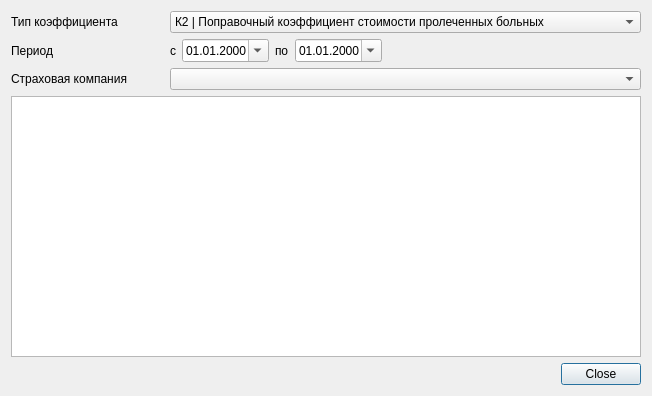
<?xml version="1.0" encoding="UTF-8"?>
<ui version="4.0">
 <class>PrikCoefTypeEditorDialog</class>
 <widget class="QDialog" name="PrikCoefTypeEditorDialog">
  <property name="geometry">
   <rect>
    <x>0</x>
    <y>0</y>
    <width>652</width>
    <height>396</height>
   </rect>
  </property>
  <property name="windowTitle">
   <string>Поправочные коэффициенты</string>
  </property>
  <property name="sizeGripEnabled">
   <bool>false</bool>
  </property>
  <layout class="QGridLayout" name="gridLayout">
   <item row="1" column="1" colspan="3">
    <layout class="QHBoxLayout" name="horizontalLayout">
     <item>
      <widget class="QLabel" name="lblPeriodFrom">
       <property name="text">
        <string>с</string>
       </property>
       <property name="buddy">
        <cstring>edtBegDate</cstring>
       </property>
      </widget>
     </item>
     <item>
      <widget class="CDateEdit" name="edtBegDate">
       <property name="enabled">
        <bool>true</bool>
       </property>
       <property name="sizePolicy">
        <sizepolicy hsizetype="Maximum" vsizetype="Fixed">
         <horstretch>0</horstretch>
         <verstretch>0</verstretch>
        </sizepolicy>
       </property>
       <property name="displayFormat">
        <string>dd.MM.yyyy</string>
       </property>
       <property name="calendarPopup">
        <bool>true</bool>
       </property>
      </widget>
     </item>
     <item>
      <widget class="QLabel" name="lblPeriodTo">
       <property name="text">
        <string>по</string>
       </property>
       <property name="buddy">
        <cstring>edtEndDate</cstring>
       </property>
      </widget>
     </item>
     <item>
      <widget class="CDateEdit" name="edtEndDate">
       <property name="enabled">
        <bool>true</bool>
       </property>
       <property name="sizePolicy">
        <sizepolicy hsizetype="Maximum" vsizetype="Fixed">
         <horstretch>0</horstretch>
         <verstretch>0</verstretch>
        </sizepolicy>
       </property>
       <property name="displayFormat">
        <string>dd.MM.yyyy</string>
       </property>
       <property name="calendarPopup">
        <bool>true</bool>
       </property>
      </widget>
     </item>
     <item>
      <spacer name="horizontalSpacer">
       <property name="orientation">
        <enum>Qt::Horizontal</enum>
       </property>
       <property name="sizeHint" stdset="0">
        <size>
         <width>40</width>
         <height>20</height>
        </size>
       </property>
      </spacer>
     </item>
    </layout>
   </item>
   <item row="2" column="1" colspan="3">
    <widget class="CInsurerComboBox" name="cmbInsurer">
     <property name="enabled">
      <bool>true</bool>
     </property>
    </widget>
   </item>
   <item row="0" column="1" colspan="3">
    <widget class="QComboBox" name="cmbCoefType">
     <property name="enabled">
      <bool>true</bool>
     </property>
     <property name="editable">
      <bool>false</bool>
     </property>
     <item>
      <property name="text">
       <string>К2 | Поправочный коэффициент стоимости пролеченных больных</string>
      </property>
     </item>
    </widget>
   </item>
   <item row="5" column="2" colspan="2">
    <widget class="QDialogButtonBox" name="buttonBox">
     <property name="standardButtons">
      <set>QDialogButtonBox::Close</set>
     </property>
    </widget>
   </item>
   <item row="3" column="0" colspan="4">
    <widget class="CInDocTableView" name="tblPrikCoefItem">
     <property name="enabled">
      <bool>true</bool>
     </property>
    </widget>
   </item>
   <item row="2" column="0">
    <widget class="QLabel" name="lblInsurer">
     <property name="text">
      <string>Страховая компания</string>
     </property>
     <property name="buddy">
      <cstring>cmbInsurer</cstring>
     </property>
    </widget>
   </item>
   <item row="1" column="0">
    <widget class="QLabel" name="lblPeriod">
     <property name="text">
      <string>Период</string>
     </property>
    </widget>
   </item>
   <item row="0" column="0">
    <widget class="QLabel" name="lblCoefType">
     <property name="text">
      <string>Тип коэффициента</string>
     </property>
     <property name="buddy">
      <cstring>cmbCoefType</cstring>
     </property>
    </widget>
   </item>
  </layout>
 </widget>
 <customwidgets>
  <customwidget>
   <class>CDateEdit</class>
   <extends>QDateEdit</extends>
   <header>library/DateEdit</header>
  </customwidget>
  <customwidget>
   <class>CInDocTableView</class>
   <extends>QTableView</extends>
   <header>library/InDocTable.h</header>
  </customwidget>
  <customwidget>
   <class>CInsurerComboBox</class>
   <extends>QComboBox</extends>
   <header>Orgs/OrgComboBox</header>
  </customwidget>
 </customwidgets>
 <resources/>
 <connections>
  <connection>
   <sender>buttonBox</sender>
   <signal>accepted()</signal>
   <receiver>PrikCoefTypeEditorDialog</receiver>
   <slot>accept()</slot>
   <hints>
    <hint type="sourcelabel">
     <x>144</x>
     <y>89</y>
    </hint>
    <hint type="destinationlabel">
     <x>144</x>
     <y>52</y>
    </hint>
   </hints>
  </connection>
  <connection>
   <sender>buttonBox</sender>
   <signal>rejected()</signal>
   <receiver>PrikCoefTypeEditorDialog</receiver>
   <slot>reject()</slot>
   <hints>
    <hint type="sourcelabel">
     <x>144</x>
     <y>89</y>
    </hint>
    <hint type="destinationlabel">
     <x>144</x>
     <y>52</y>
    </hint>
   </hints>
  </connection>
 </connections>
</ui>
